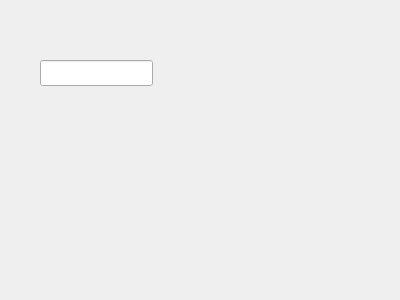
<?xml version="1.0" encoding="UTF-8"?>
<ui version="4.0">
 <class>MyDialog</class>
 <widget class="QDialog" name="MyDialog">
  <property name="geometry">
   <rect>
    <x>0</x>
    <y>0</y>
    <width>400</width>
    <height>300</height>
   </rect>
  </property>
  <property name="windowTitle">
   <string>Dialog</string>
  </property>
  <widget class="QLineEdit" name="lineEdit">
   <property name="geometry">
    <rect>
     <x>40</x>
     <y>60</y>
     <width>113</width>
     <height>26</height>
    </rect>
   </property>
  </widget>
 </widget>
 <resources/>
 <connections/>
</ui>
